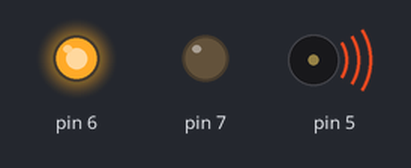
The sketch below on a simulated Arduino Uno, built with avr-gcc and run on an emulated ATmega328P. On the bench: output pins drawn as LEDs (lit = HIGH), buzzer (waves = sounding).

Above: at 0.15 s.
At 2.25 s:
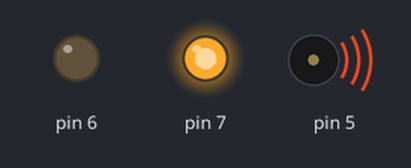
Timing chart, 0 to 3.0 s (numbered marks = the images above):
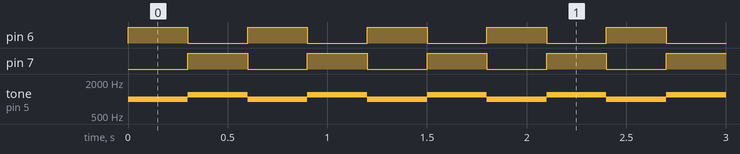

Measured:
- by itself, pin 6, pin 7: alternates HIGH for 0.30 s and LOW for 0.30 s
- by itself, tone on pin 5: alternates 1200 Hz for 0.30 s and 1000 Hz for 0.30 s

The sketch:

exe6.ino
```cpp
int buzzer = 5;
int red = 6;
int blue = 7;

void setup()
{
    pinMode(5, OUTPUT);
    pinMode(6, OUTPUT);
    pinMode(7, OUTPUT);
}

void loop()
{
    digitalWrite(6, HIGH);
    digitalWrite(7, LOW);
    tone(5, 1000);
    delay(300);

    digitalWrite(6, LOW);
    digitalWrite(7, HIGH);
    tone(5, 1200);
    delay(300);
}
```
